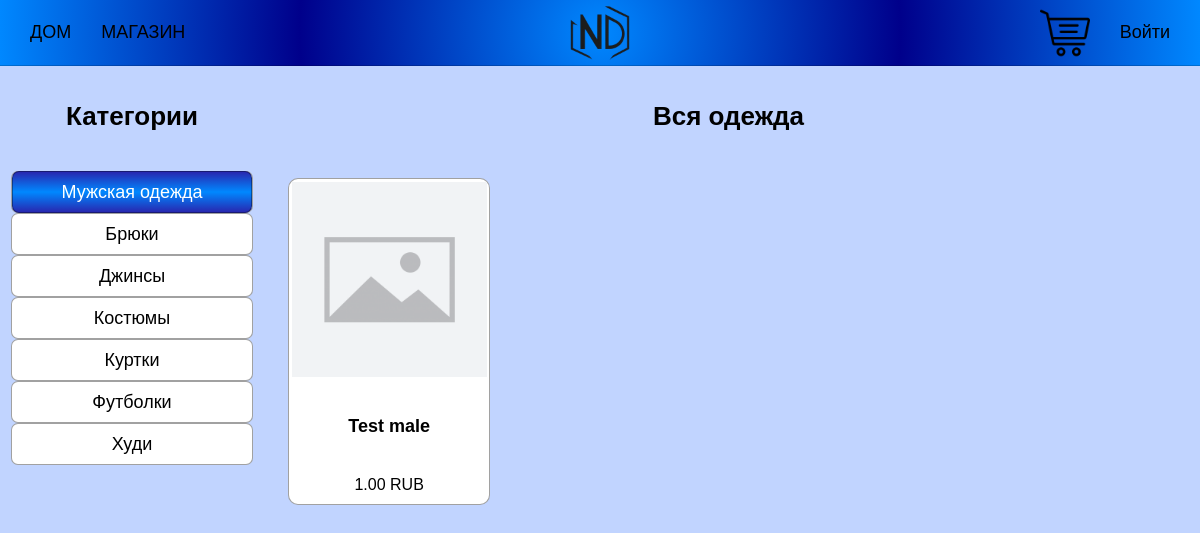
Page /shop/men/ on the committed database.
### main/models.py (models this page shows, shortened)
class Category(models.Model):
    name  = models.CharField(max_length=20, unique=True)
    slug = models.SlugField(max_length=20, unique=True)
    class Meta:
        ordering = ['name']
        indexes = [models.Index(fields=['name'])]
        verbose_name = 'Category'
        verbose_name_plural = 'Categories'
    def get_men_url(self):
        return reverse('main:product_list_men_by_category', args=[self.slug])

class Product(models.Model):
    category = models.ForeignKey(Category, related_name='products',
                                 on_delete=models.PROTECT)
    name = models.CharField(max_length=50)
    slug = models.SlugField(max_length=50)
    image = models.ImageField(upload_to='products/%Y/%m/%d', blank=True)
    description = models.TextField(blank=True)
    gender = models.CharField(max_length=10, choices=GENDER, default='Женский')
    size = models.IntegerField(max_length=10, default=30)
    price = models.DecimalField(max_digits=10, decimal_places=2)
    available = models.BooleanField(default=True)
    created = models.DateTimeField(auto_now_add=True)
    updated = models.DateTimeField(auto_now=True)
    discount = models.DecimalField(default=0.00, max_digits=5,
                                   decimal_places=2)
    class Meta:
        ordering = ['name']
        indexes = [models.Index(fields=['id', 'slug']),
                   models.Index(fields=['name']),
                   models.Index(fields=['-created'])]
    def get_absolute_url(self):
        return reverse('main:product_detail', args=[self.slug])

### main/views.py (the view)
# urls.py: path('shop/men/', views.product_list, {'gender': 'Мужской'}, name='product_list_men'),
def product_list(request, gender=None, category_slug=None):
    page = request.GET.get('page', 1)
    category = None
    categories = Category.objects.all()
    products = Product.objects.filter(available=True)
    if gender:
        products = products.filter(gender=gender)
    if category_slug:
        category = get_object_or_404(Category, slug=category_slug)
        products = products.filter(category=category)
    paginator = Paginator(products, 10)
    current_page = paginator.page(int(page))
    return render(request, 'main/product/list.html',
                  {'category':category,
                   'categories':categories,
                   'products':current_page,
                   'slug_url':category_slug,
                   'gender':gender})

### cart/cart.py (called while the page is built)
    def __len__(self):
        return sum(item['quantity'] for item in self.cart.values())

### cart/context_processors.py (called while the page is built)
def cart(request):
    return {'cart': Cart(request)}

### main/templates/main/product/list.html (shortened to what this page needs)
{% extends 'main/base.html' %}
{% load static %}
{% block content %}
    <div class="llist">
        <div class="sidebar">
            <h4>Категории</h4>
            <ul>
                <li>
                    <a href="{% if gender == 'Женский' %}{% url 'main:product_list_women' %}
                    {% elif gender == 'Мужской' %}{% url 'main:product_list_men' %}
                    {% else %}{% url 'main:product_list' %}{% endif %}">
                        <div {% if not category %}class="selected"{% endif %}>
                            {% if gender == 'Женский' %}<h6>Женская одежда</h6>
                            {% elif gender == 'Мужской' %}<h6>Мужская одежда</h6>
                            {% else %}<h6>Все</h6>
                            {% endif %}
                        </div>
                    </a>
                </li>
                {% for c in categories %}
                    <li>
                        <a href="{% if gender == 'Женский' %}{{ c.get_women_url }}
                        {% elif gender == 'Мужской' %}{{ c.get_men_url }}
                        {% else %}{{ c.get_absolute_url }}{% endif %}">
                            <div {% if category.slug == c.slug %}class="selected"{% endif %}><h6>{{ c.name }}</h6></div>
                        </a>
                    </li>
                {% endfor %}
            </ul>
        </div>
        <div class="main">
            <div class="main-title">
                {% if category %}<h4>{{ category.name }}</h4>{% else %}<h4>Вся одежда</h4>{% endif %}
            </div>
            <div class="product-list">
                <div class="items">
                    {% for product in products %}
                        <div class="item">
                            <a href="{{ product.get_absolute_url }}" class="item-card">
                                <div class="div-img">
                                    <img src="{% if product.image %}{{ product.image.url }}{% else %}{% static 'img/no_image.png' %}{% endif %}" alt="" class="card-img">
                                </div>
                                <h5 class="title-card">{{ product.name }}</h5>
                                {% if product.discount %}
                                    <div class="cart_discount">
                                        <p class="line">{{ product.price }}</p>
                                        <p>{{ product.sell_price }} RUB</p>
                                    </div>
                                {% else %}
                                    <p class="price">{{ product.price }} RUB</p>
                                {% endif %}
                            </a>
                        </div>
                    {% endfor %}
                </div>
            </div>
        </div>
    </div>
{% endblock content %}

### main/static/css/base.css (style rules this page uses)
:root { --background-image: linear-gradient(180deg, rgba(247, 247, 247, 1) 0%, rgb(194, 194, 194) 100%); --border-black: 1px solid rgba(0, 0, 0, 0.37); --box-shadow: 0 0 20px rgb(0, 255, 255); --text-shadow: 0 0 10px rgb(0, 255, 255); --gradient-logo: radial-gradient(circle,rgba(0, 136, 255, 1) 0%, rgb(0, 0, 139) 50%, rgba(0, 136, 255, 1) 100%); --gradient-c: linear-gradient(180deg,rgba(40, 40, 176, 1) 0%, rgba(0, 136, 255, 1) 50%, rgba(40, 40, 176, 1) 100%); }
h4 { font-size: 26px; }
h5 { font-size: 18px; font-weight: 600; }
h6 { font-size: 18px; font-weight: 500; }
body { background-color: rgb(193, 212, 255); margin: 0; padding: 0; font-family:'Lucida Sans', 'Lucida Sans Regular', 'Lucida Grande', 'Lucida Sans Unicode', Geneva, Verdana, sans-serif; font-size: 18px; }
ul { list-style: none; padding: 0; }
a { text-decoration: none; color: black; }
.div-img { display: flex; justify-content: center; align-items: center; width: 195px; height: 195px; margin-top: 3px; border-radius: 7px; background-image: var(--background-image); z-index: 0; }
.card-img { width: auto; height: 195px; }
.title-card { margin: 35px 0 0 0; max-width: 195px; }
.price { font-size: 16px; padding: 0; margin: 0; margin: 35px 0 10px 0; max-width: 195px; }
.llist { display: flex; max-width: 100vw; margin: 0 7px; gap: 7px; overflow: hidden; }
.main { display: flex; text-align: center; flex-direction: column; width: 100%; }
.items { display: grid; grid-template-columns: repeat(auto-fill, minmax(205px, 1fr)); grid-auto-rows: 330px; justify-items: center; overflow-y: auto; padding: 12px; box-sizing: border-box; max-height: calc(100vh - 176px); scrollbar-width: thin; }
.item { width: 200px; height: 325px; border: var(--border-black); border-radius: 10px; transition: all 0.2s linear; background-color: white; }
.item-card { display: flex; flex-direction: column; justify-content: space-between ; align-items: center; width: 200px; height: 325px; border-radius: 10px; }
.sidebar { width: 250px; display: flex; text-align: center; align-items: center; flex-direction: column; }
.sidebar ul { padding: 5px 0; box-sizing: border-box; display: flex; flex-direction: column; text-align: center; align-items: center; width: 250px; margin: 0 auto; max-height: calc(100vh - 176px); overflow-y: auto; scrollbar-width: thin; }
.sidebar ul li { background-color: #fff; height: 40px; width: 240px; border-radius: 7px; border: var(--border-black); z-index: 0; }
.sidebar ul li a { display: flex; justify-content: center; align-items: center; height: 40px; width: 240px; border-radius: 7px; }
.sidebar ul li a h6 { margin: 0; padding: 0; }
.selected { color: white; display: flex; height: 40px; width: 240px; justify-content: center; align-items: center; border: var(--border-black); background-image: var(--gradient-c); border-radius: 7px; }

### rows in the picture
Category: name "Брюки"
Category: name "Джинсы"
Category: name "Костюмы"
Category: name "Куртки"
Category: name "Футболки"
Category: name "Худи"
Product: name "Test male", price "1.00"
